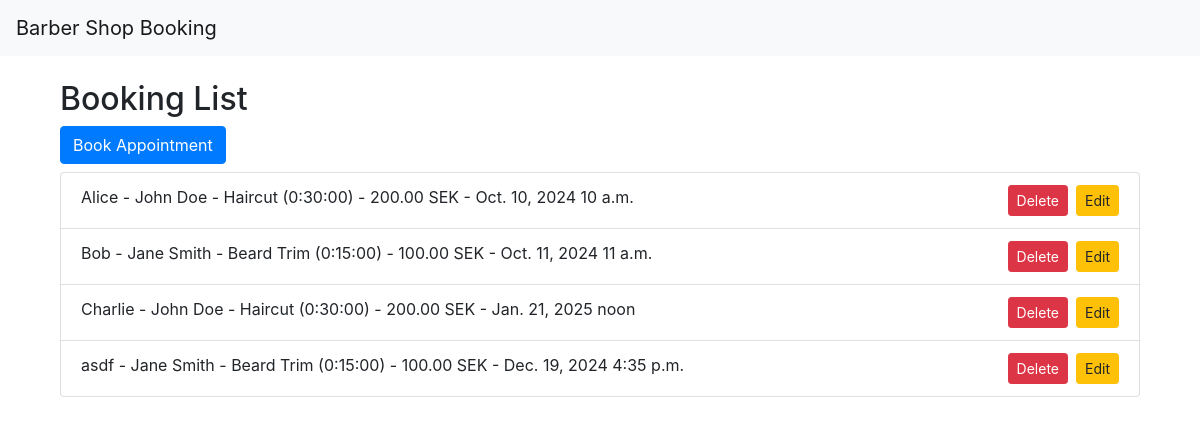
/, run on an earlier commit of the app's database.
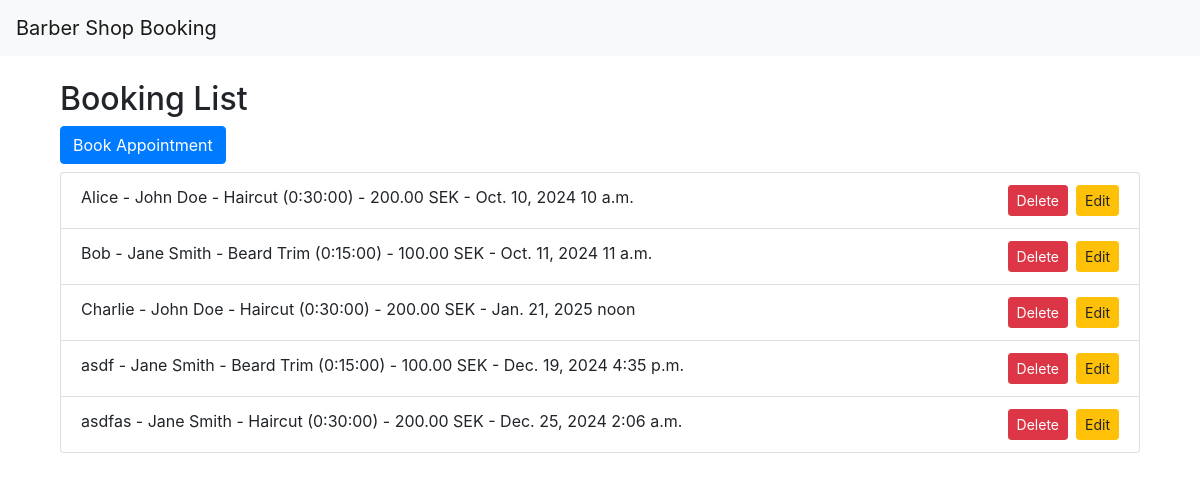
And on a later commit of the database.
### bookings/models.py (models this page shows, shortened)
class Booking(models.Model):
    customer_name = models.CharField(max_length=100)
    barber = models.ForeignKey(Barber, on_delete=models.CASCADE)
    service = models.ForeignKey(Service, on_delete=models.CASCADE)
    date = models.DateField()
    time = models.TimeField()

class Barber(models.Model):
    name = models.CharField(max_length=100)
    experience = models.PositiveIntegerField(help_text="Years of experience")
    def __str__(self):
        return self.name

class Service(models.Model):
    name = models.CharField(max_length=100)
    duration = models.DurationField(help_text="Duration of the service (e.g., 00:30:00 for 30 minutes)")
    price = models.DecimalField(max_digits=6, decimal_places=2)
    def __str__(self):
        return f"{self.name} ({self.duration}) - {self.price} SEK"

### bookings/views.py (the view)
# urls.py: path('', views.booking_list, name='booking_list'),
def booking_list(request):
    bookings = Booking.objects.all()
    return render(request, 'bookings/booking_list.html', {'bookings': bookings})

### bookings/templates/bookings/booking_list.html
{% extends 'base.html' %}
{% block content %}
  <div class="container mt-4">
    <h2>Booking List</h2>
    <a class="btn btn-primary mb-2" href="{% url 'book_appointment' %}">Book Appointment</a>
    <ul class="list-group">
      {% for booking in bookings %}
        <li class="list-group-item">
          {{ booking.customer_name }} - {{ booking.barber }} - {{ booking.service }} - {{ booking.date }} {{ booking.time }}
          <a class="btn btn-sm btn-warning float-right ml-2" href="{% url 'update_appointment' booking.id %}">Edit</a>
          <a class="btn btn-sm btn-danger float-right" href="{% url 'delete_appointment' booking.id %}">Delete</a>
        </li>
      {% endfor %}
    </ul>
  </div>
{% endblock %}

What changed in the data, as far as the page shows it:
added Booking: customer_name "asdfas", barber "Jane Smith", service "Haircut (0:30:00) - 200.00 SEK", date "Dec. 25, 2024", time "2:06 a.m."
